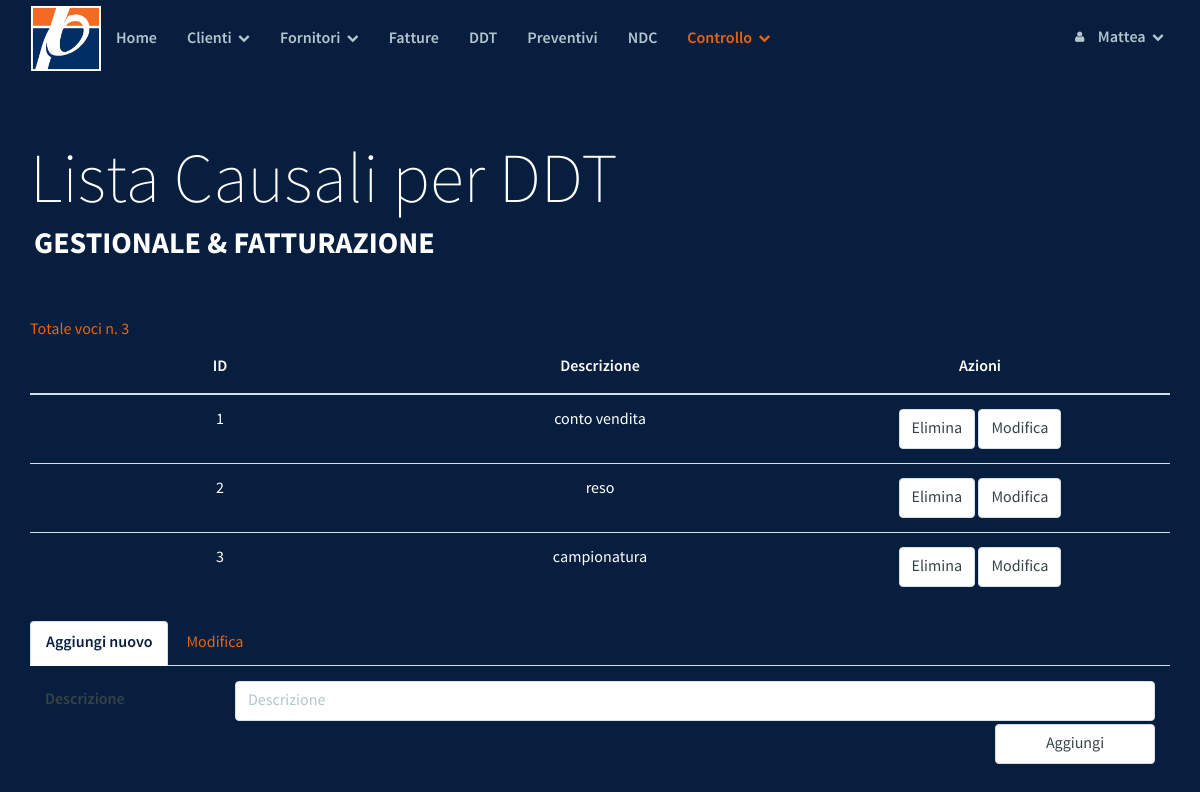
The page /check/ck_causale.php (signed in) on the database its author committed.
### tables this page shows
CREATE TABLE `ck_causale` (
  `id` int(10) unsigned NOT NULL AUTO_INCREMENT,
  `descr` varchar(200) NOT NULL,
  PRIMARY KEY (`id`),
  UNIQUE KEY `descr` (`descr`)
);

### check/ck_causale.php (the view, shortened to what this page needs)
<?php
   include("../DB/config.php");
?>
<!DOCTYPE html>
<html lang="it">
<head>
	<?php include_once("./../template/parrot/style.php")  ?>
</head>
<body>
        <?php include_once("./../template/parrot/navbar.php") ?>
    <div class="masthead">
        <div class="masthead-title">
            <div class="container">
                Lista Causali per DDT
                <small>Gestionale & Fatturazione</small>
            </div>
        </div>
    </div>
<div class="container">
    <br/>
    <span style="color:#EA640C">
    Totale voci n.
    <?php
    $sql_rows = "SELECT * FROM ck_causale";
    echo mysqli_num_rows(mysqli_query($conndb, $sql_rows));
    ?>
    </span>
</div>
<div class="container">
    <table class="table">
        <thead>
            <tr>
                <th>ID</th>
                <th>Descrizione</th>
                <th>Azioni</th>
            </tr>
        </thead>
        <tbody>
            <?php
            include("../DB/config.php");
            $sql = "SELECT * FROM ck_causale ORDER BY id";
            $result = mysqli_query($conndb, $sql);
            while($row = mysqli_fetch_array($result)) {
                $id = $row['id'];
                $descr = $row['descr'];
                echo "<tr>
                <td class='valore-" . $id . "'>" . $id . "</td>
                <td class='valore-" . $id . "'>" . $descr . "</td>
                <td>
                   <form class='form-inline' action='#' method='POST'>
                        <button class='form-control' type='submit' name='case' value='del'>Elimina</button>
                        <input class='form-control' type='button' value='Modifica' data-toggle=\"tab\" onClick='modifica(\"valore-" . $id . "\")'>
                        <input type='hidden' name='id' value='" . $id . "'>
                    </form>
                </td>
                </tr>";
            }
            ?>
        </tbody>
    </table>
    <div>
        <ul class="nav nav-tabs" role="tablist">
            <li role="presentation" class="active"><a href="#new" aria-controls="home" role="tab" data-toggle="tab">Aggiungi
                    nuovo</a></li>
            <li role="presentation"><a id="openModTab" href="#mod" aria-controls="profile" role="tab" data-toggle="tab">Modifica</a>
            </li>
        </ul>
        <div id="tabs" class="tab-content">
            <div role="tabpanel" class="tab-pane active" id="new">
                <form action="#" method="POST">
                    <div class="form-group">
                        <label class="col-sm-2 control-label">Descrizione</label>
                        <div class="col-sm-10">
                            <input type="text" class="form-control" name="descr" placeholder="Descrizione">
                        </div>
                    </div>
                    <div class="col-sm-2 col-sm-offset-10">
                        <input class="form-control" type="submit" value="Aggiungi">
                    </div>
                    <div class="clearfix"></div>
                </form>
            </div>
        </div>
    </div>
</div>
	</body>
</html>

### template/parrot/css/drunken-parrot.css (style rules this page uses)
body { font-family: "SourceSansPro", Helvetica, Arial, sans-serif; font-size: 16px; line-height: 1.5; color: #fff; background-color: #071E3F; }
a { color: #EA640C; text-decoration: none; -webkit-transition: 0.25s; transition: 0.25s; }
label { font-family: "SourceSansProSemiBold", Helvetica, Arial, sans-serif; font-weight: normal; line-height: 2.4; color: #364347; }
.form-control { border: 1px solid #d6e1e5; color: #364347; font-size: 16px; line-height: 1.467; padding: 7px 12px; height: 40px; -webkit-appearance: none; border-radius: 4px; -webkit-box-shadow: none; box-shadow: none; -webkit-transition: border .25s linear, color .25s linear, background-color .25s linear; transition: border .25s linear, color .25s linear, background-color .25s linear; }
.nav-tabs { border-bottom: 1px solid #d6e1e5; }
.nav-tabs > li.active > a, .nav-tabs > li.active > a:hover, .nav-tabs > li.active > a:focus { color: #071E3F; border: 1px solid #d6e1e5; border-bottom-color: transparent; font-family: "SourceSansProSemiBold", Helvetica, Arial, sans-serif; }
.table > thead > tr > th, .table > tbody > tr > th, .table > tfoot > tr > th, .table > thead > tr > td, .table > tbody > tr > td, .table > tfoot > tr > td { padding: 14px 5px; border-top: 1px solid #d6e1e5; }
.table > thead > tr > th { border-bottom: 2px solid #d6e1e5; font-family: "SourceSansProSemiBold", Helvetica, Arial, sans-serif; }

### template/parrot/css/demo.css (style rules this page uses)
.masthead { width: 100%; height: 100%; padding: 2em 0 2em 0; position: relative; z-index: 2; }
.masthead .masthead-title { font-family: "SourceSansProExtraLight", Helvetica, Arial, sans-serif; font-size: 30px; line-height: 1.2; color: white; }
.masthead .masthead-title small { color: white; font-family: "SourceSansProBold", Helvetica, Arial, sans-serif; display: block; text-transform: uppercase; font-size: 12px; padding-left: 4px; }
@media (min-width: 1000px) { .container { width: 1170px; } }
@media (min-width: 1000px) { .masthead { :padding: 3em 0; } }
@media (min-width: 1000px) { .masthead .masthead-title { font-size: 70px; } }
@media (min-width: 1000px) { .masthead .masthead-title small { font-size: 30px; } }
@media (min-width: 1000px) { .table > thead > tr > th, .table > tbody > tr > th, .table > tfoot > tr > th, .table > thead > tr > td, .table > tbody > tr > td, .table > tfoot > tr > td { padding: 14px 20px; border-top: 1px solid #d6e1e5; } }

### check/ck_causale.php (style rules this page uses)
th { text-align: center; width: 25%; }
td { text-align: center; width: 25%; }

### rows shown on the page
ck_causale: id "1", descr "conto vendita"
ck_causale: id "2", descr "reso"
ck_causale: id "3", descr "campionatura"

### other values the page prints
$user "Mattea"
mysqli_num_rows(mysqli_query($conndb, $sql_rows)) "3"
